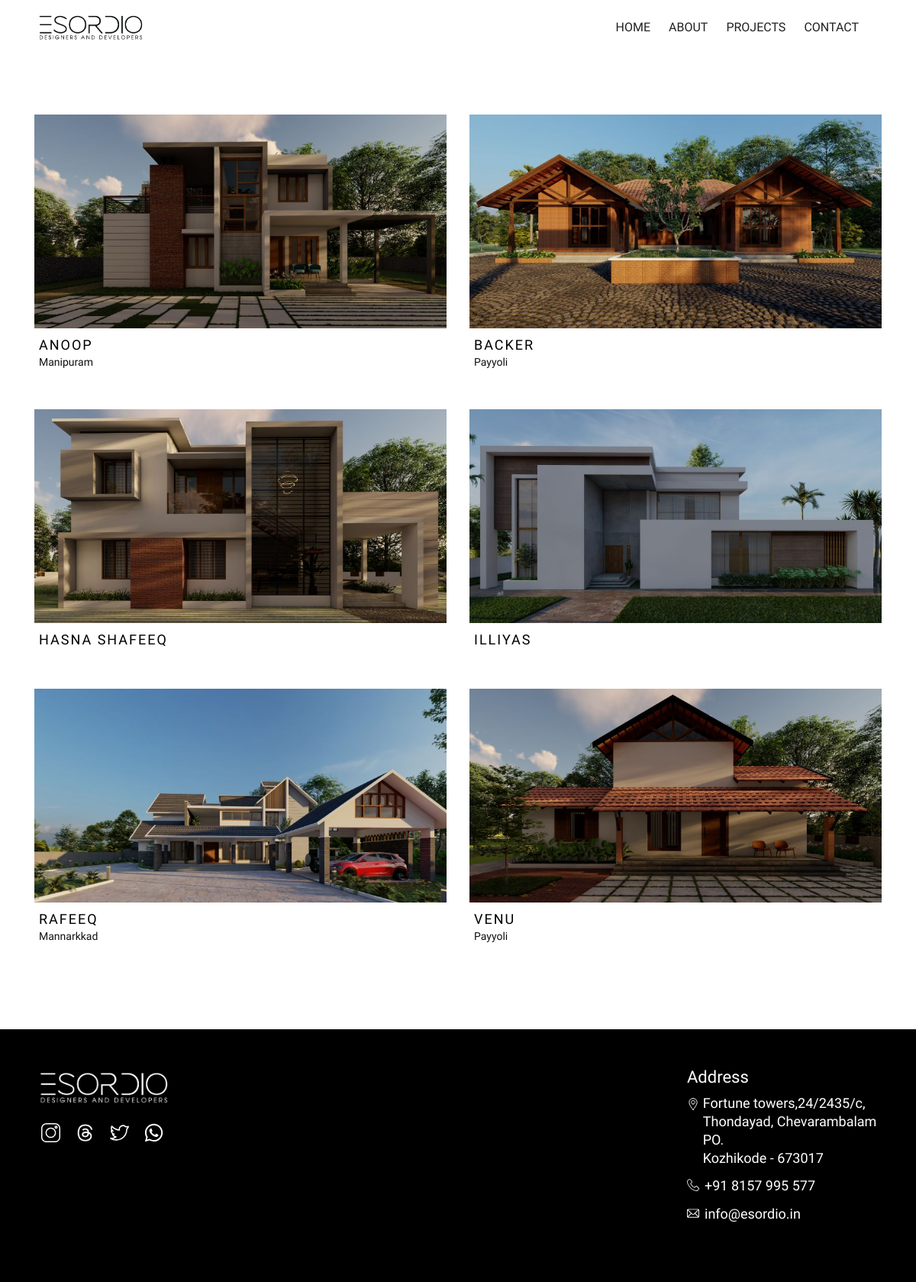
/projects/, run on the app's committed database.
### Home/models.py (models this page shows, shortened)
class Projectimage(models.Model):
    prj_images = models.ImageField(upload_to='project_image')
    prj_name = models.TextField(max_length=100)
    prj_para = models.TextField(max_length=100, blank=True, null=True)

### Home/views.py (the view)
# urls.py: path('projects/', views.projects, name='projects'),
def projects(request):
    project_details = {
        'details': Projectimage.objects.all()
    }
    return render(request, "projects.html", project_details)

### templates/projects.html (shortened to what this page needs)
{% extends 'base.html' %}
{% load static %}
{% block navlogo %}
<a class="navbar-brand" href="{% url 'home' %}" target="_blank"><img src="{% static 'images/ESORDIOLOGOblack.png' %}" alt="LOGO"></a>
{% endblock%}
{% block content %}
  <section>
    <div class="gallery container">
      <div class="row">
        {% for p in details %}
        <div class="col-md-6 sec-project">
          <a href="javascript:void(0)" class="hover-underline-animation">
            <div class="sec-div">
              <div class="gallery-img-div">
                <img src="{{p.prj_images.url}}" alt="">
              </div>
              <div>
                <button class="dta">
                  <span>{{p.prj_name}}</span>
                  <p>{{p.prj_para}}</p>
                </button>
              </div>
            </div>
          </a>
        </div>
        {% endfor %}
      </div>
    </div>
  </section>
{% endblock %}

### templates/base.html (shortened to what this page needs)
{% load static %}
<!doctype html>
<html lang="en">
<head>
  <link rel="stylesheet" href="{% static '/css/font-awesome.min.css' %}">
  <link rel="stylesheet" href="{% static '/css/bootstrap.min.css' %}">
  <link rel="stylesheet" href="{% static '/css/aos.css' %}">
  <link rel="stylesheet" href="{% static '/css/locomotive-scroll.min.css' %}">
  <link rel="stylesheet" href="{% static '/css/slick.min.css' %}">
  <link rel="stylesheet" href="{% static '/css/accessible-slick-theme.min.css' %}">
  <link rel="stylesheet" href="{% static '/css/style.css' %}">
</head>
<body>
  <nav id="nav">
    <div class="navigation-wrap start-header start-style">
      <div class="container">
        <div class="row">
          <div class="col-12">
            <nav class="navbar navbar-expand-md navbar-light">
              {% block navlogo %} {% endblock%}
              <div class="collapse navbar-collapse" id="navbarSupportedContent">
                <ul class="navbar-nav ml-auto py-4 py-md-0">
                  <li class="nav-item pl-4 pl-md-0 ml-0 ml-md-4">
                    <a class="nav-link" href="{% url 'home' %}">Home</a>
                  </li>
                  <li class="nav-item pl-4 pl-md-0 ml-0 ml-md-4">
                    <a class="nav-link" href="{% url 'home' %}#about">About</a>
                  </li>
                  <li class="nav-item pl-4 pl-md-0 ml-0 ml-md-4">
                    <a class="nav-link" href="{% url 'projects' %}">Projects</a>
                  </li>
                  <li class="nav-item pl-4 pl-md-0 ml-0 ml-md-4">
                    <a class="nav-link" href="{% url 'contact' %}">Contact</a>
                  </li>
                </ul>
              </div>
            </nav>
          </div>
        </div>
      </div>
    </div>
  </nav>
  {% block content %}
  {% endblock %}
  <footer class="footer-a">
    <div class="container">
      <div class="row">
        <div class="col-md-5 footer-logo">
          <img src="{% static 'images/logo-white.png' %}" alt="Logo" class="img-fluid">
          <div class="icons">
            <span><a href="https://instagram.com/esordio_design_and_developers?igshid=MzNlNGNkZWQ4Mg=="  target="_blank"><img src="{% static 'images/icons/instagram.svg' %}" alt=""></a></span>
            <span><a href="https://www.threads.net/@esordio_design_and_developers"  target="_blank"><img src="{% static 'images/icons/threads.png' %}" alt=""></a></span>
            <span><a href=""><img src="{% static 'images/icons/twitter.svg' %}"  alt=""></a></span>
            <span><a href="https://api.whatsapp.com/send?phone=918157995577"  target="_blank"><img src="{% static 'images/icons/whatsapp.svg' %}" alt=""></a></span>
          </div>
        </div>
        <div class="col-md-2 footer-div footer-div-li">
        </div>
        <div class="col-md-2 footer-div footer-div-li">
        </div>
        <div class="col-md-3 footer-div">
          <ul class="list-unstyled">
            <h5>Address</h5>
            <div class="footer-address">
              <span>
                <img src="{% static 'images/icons/location.svg' %}" alt="Image" class="icon-li">
              </span>
              <p class="address-a">
                Fortune towers,24/2435/c, <br>
                Thondayad, Chevarambalam PO. <br>
                Kozhikode - 673017
              </p>
            </div>
            <li class="phone-a">
              <img src="{% static 'images/icons/telephone.svg' %}" alt="Image" class="icon-li">
              <a href="tel:+918157995577">+91 8157 995 577</a>
            </li>
            <li class="email-a">
              <img src="{% static 'images/icons/mail.svg' %}" alt="Image" class="icon-li">
              <a href="mailto:info@esordio.in">info@esordio.in</a>
            </li>
          </ul>
        </div>
      </div>
    </div>
  </footer>
</body>
</html>

### static/css/style.css (style rules this page uses)
* { outline: none !important; }
*,*:after,*:before { -webkit-box-sizing: border-box; -moz-box-sizing: border-box; -ms-box-sizing: border-box; box-sizing: border-box; }
body { font-size: 16px; font-family: 'Yantramanav', sans-serif; -webkit-font-smoothing: antialiased; text-rendering: optimizeLegibility; -moz-osx-font-smoothing: grayscale; margin: 0; height: 100%; box-sizing: border-box; }
html { height: 100%; }
img { max-width: 100%; }
p { color: #111; margin-top: 0; margin-bottom: 0; font-family: Yantramanav, sans-serif; font-size: 18px; font-weight: 300; line-height: 1.33em; }
:root { --blue: #090833; }
.start-header { opacity: 1; transform: translateY(0); padding: 1px 0; -webkit-transition : all 0.3s ease-out; transition : all 0.3s ease-out; }
.navigation-wrap { position: fixed; width: 100%; top: 0; left: 0; z-index: 1000; background-color: transparent; transition : all 0.3s ease-out; }
.navbar { padding: 0; }
.navbar-brand img { width: 77px; height: auto; display: block; -webkit-transition : all 0.3s ease-out; transition : all 0.3s ease-out; }
.nav-link { color: #212121 !important; font-weight: 300; font-size: 16px; text-transform: uppercase; transition: all 200ms linear; }
.nav-link { position: relative; padding: 5px 0 !important; display: inline-block; }
.nav-item { position: relative; transition: all 200ms linear; }
@media screen and (min-width: 768px) { .nav-item:after { position: absolute; bottom: -5px; left: 0; width: 100%; height: 2px; content: ''; background-color: #000; opacity: 0; transition: all 200ms linear; } }
@media screen and (min-width: 768px) { .start-header { height: 6vw; display: flex; align-items: center; } }
@media screen and (min-width: 768px) { .navbar-brand img { width: 150px; } }
@media screen and (min-width: 1200px) and (max-width:1400px) { .navbar .collapse .navbar-nav { margin-right: 30px; } }
.footer-a { background-color: #000; color: #fff; padding: 50px 0; margin-top: 60px; }
.footer-a ul li a { color: #fff; text-decoration: none; font-size: 18px; font-weight: 300; }
ul { list-style-type: none; padding: 0; }
.footer-a li { display: flex; align-items: center; margin-bottom: 10px; }
.footer-a .footer-div p { color: #fff; font-size: 18px; font-weight: 300; padding-bottom: 10px; }
.footer-a .footer-div { display: grid; justify-content: center; }
.footer-a h5 { font-size: 22px; font-weight: 400; }
.footer-a .footer-logo img { width: 185px; }
.footer-a .footer-logo .icons { margin: 20px 0 0 9px; display: flex; gap: 20px; }
.footer-a .footer-logo .icons img { width: 25px; height: auto; filter: invert(1); }
.footer-div .icon-li { filter: invert(1); margin-right: 7px; width: 16px; height: auto; }
.footer-div .footer-address { display: flex; }
.dta { border: none; background: none; padding-top: 8px; cursor: pointer; text-align: left; }
.dta span { padding-bottom: 7px; letter-spacing: 2px; font-size: 18px; padding-right: 15px; text-transform: uppercase; font-weight: 400; }
.dta p { font-size: 14px; text-align: left; padding-right: 15px; font-weight: 300; }
.hover-underline-animation { position: relative; color: #000; padding-bottom: 5px; }
.hover-underline-animation:after { content: ""; position: absolute; width: 100%; transform: scaleX(0); height: 2px; bottom: -10px; left: 0; background-color: #000000; transform-origin: bottom right; transition: transform 0.25s ease-out; }
.gallery-img-div { position: relative; overflow: hidden; }
.gallery-img-div img { transition: transform 0.5s ease; transform: scale(1); transform-origin: 50% 50%; }
.sec-project { position: relative; max-width: 100%; display: block; padding-bottom: 50px; transition: transform 0.5s ease; }

### data on the page
Projectimage: prj_images (picture), prj_name "ANOOP", prj_para "Manipuram"
Projectimage: prj_images (picture), prj_name "BACKER", prj_para "Payyoli"
Projectimage: prj_images (picture), prj_name "HASNA SHAFEEQ"
Projectimage: prj_images (picture), prj_name "ILLIYAS"
Projectimage: prj_images (picture), prj_name "RAFEEQ", prj_para "Mannarkkad"
Projectimage: prj_images (picture), prj_name "VENU", prj_para "Payyoli"
